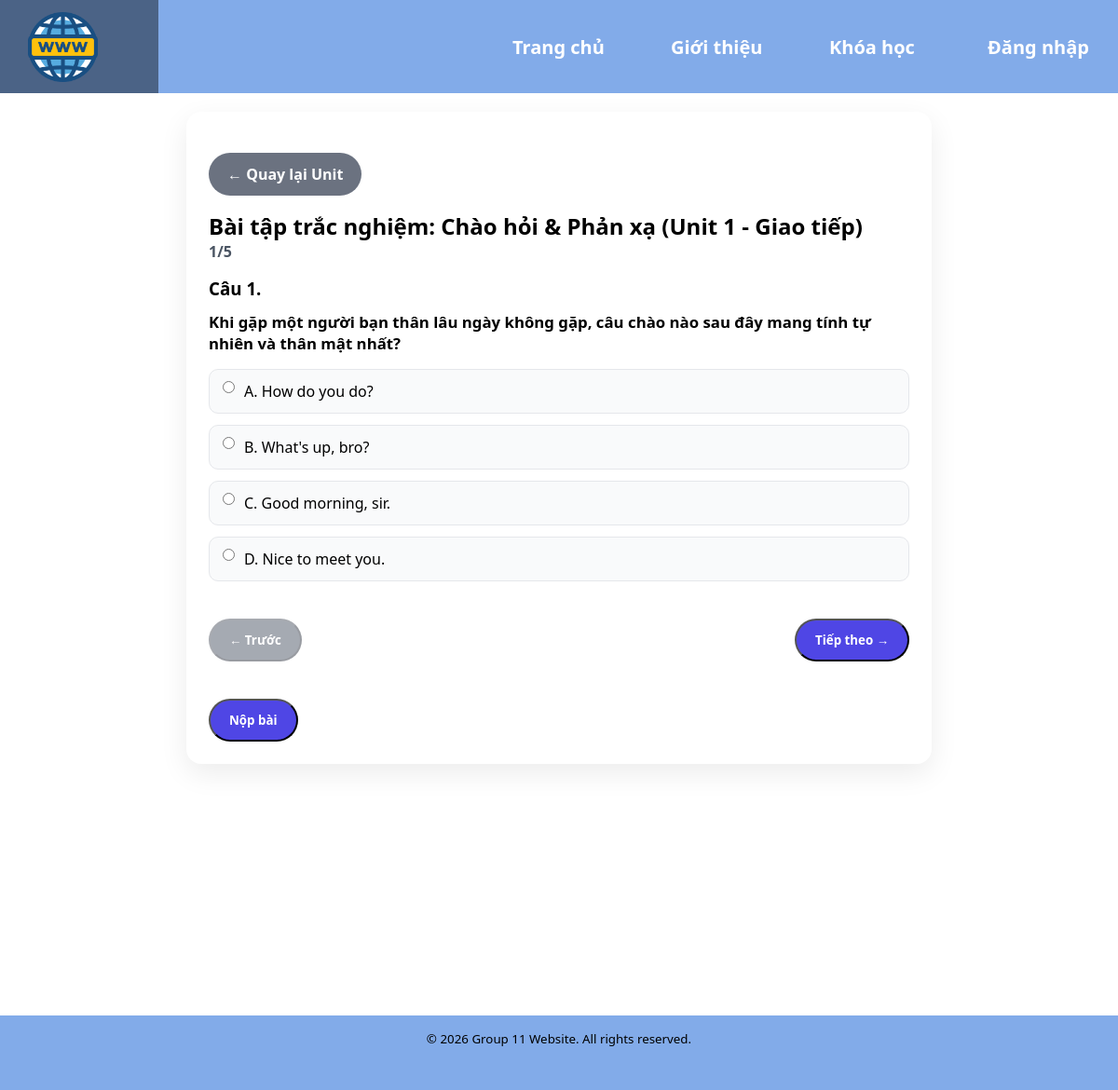
/ui/quiz.php?unit_id=101, run on the app's committed database.
### tables this page shows
CREATE TABLE `quizzes` (
  `id` int(11) NOT NULL,
  `unit_id` int(11) NOT NULL,
  `title` varchar(255) NOT NULL
);

CREATE TABLE `questions` (
  `id` int(11) NOT NULL,
  `quiz_id` int(11) NOT NULL,
  `question_text` text NOT NULL
);

CREATE TABLE `answers` (
  `id` int(11) NOT NULL,
  `question_id` int(11) NOT NULL,
  `answer_text` text NOT NULL,
  `is_correct` tinyint(1) NOT NULL DEFAULT 0 COMMENT '1 nếu là đáp án đúng, 0 nếu là đáp án sai'
);

### ui/quiz.php (the view, shortened to what this page needs)
<?php
require __DIR__.'/includes/header.php';
require_once __DIR__.'/../backend/quizzes/submit_quiz.php';
$quizId = isset($_GET['quiz_id']) ? (int)$_GET['quiz_id'] : 0;
$unitId = isset($_GET['unit_id']) ? (int)$_GET['unit_id'] : 0;
$submissionMessage = '';
$submissionResult = null;
if ($quizId <= 0 && $unitId > 0) {
    $quizLookupStmt = $pdo->prepare("SELECT id FROM quizzes WHERE unit_id = ? LIMIT 1");
    $quizLookupStmt->execute([$unitId]);
    $quizLookup = $quizLookupStmt->fetch(PDO::FETCH_ASSOC);
    $quizId = (int)($quizLookup['id'] ?? 0);
}
$quizStmt = $pdo->prepare("SELECT id, title, unit_id FROM quizzes WHERE id = ? LIMIT 1");
$quizStmt->execute([$quizId]);
$quiz = $quizStmt->fetch(PDO::FETCH_ASSOC);
$questions = [];
if ($quiz) {
    $questionStmt = $pdo->prepare("SELECT id, question_text FROM questions WHERE quiz_id = ? ORDER BY id ASC");
    $questionStmt->execute([$quizId]);
    $questions = $questionStmt->fetchAll(PDO::FETCH_ASSOC);
    foreach ($questions as &$question) {
        $answerStmt = $pdo->prepare("SELECT id, answer_text FROM answers WHERE question_id = ? ORDER BY id ASC");
        $answerStmt->execute([$question['id']]);
        $question['answers'] = $answerStmt->fetchAll(PDO::FETCH_ASSOC);
    }
}
$totalQuestions = count($questions);
$quizTitle = $quiz['title'] ?? 'Bài tập';
?>
<!DOCTYPE html>
<html lang="en">
<head>
    <link rel="stylesheet" href="../frontend/assets/css/style.css">
</head>
<body>
<section class="oe-container">
    <div class="quiz-shell">
        <?php if ($unitId > 0): ?>
            <div style="margin-bottom: 16px;">
                <a href="unit.php?unit_id=<?php echo (int)$unitId; ?>" class="oe-btn oe-btn-secondary">← Quay lại Unit</a>
            </div>
        <?php endif; ?>
        <h1><?php echo htmlspecialchars($quizTitle, ENT_QUOTES, 'UTF-8'); ?></h1>
        <p class="quiz-progress" id="quiz-progress">0/<?php echo $totalQuestions; ?></p>
        <?php if ($totalQuestions > 0 && empty($submissionResult) && empty($submissionMessage)): ?>
            <form method="post" action="">
                <?php foreach ($questions as $index => $question): ?>
                    <div class="quiz-question-card<?php echo $index === 0 ? ' is-active' : ''; ?>" data-index="<?php echo $index + 1; ?>">
                        <h3>Câu <?php echo $index + 1; ?>.</h3>
                        <p class="quiz-question-text"><?php echo htmlspecialchars($question['question_text'], ENT_QUOTES, 'UTF-8'); ?></p>
                        <div class="quiz-options">
                            <?php foreach ($question['answers'] as $answer): ?>
                                <label class="quiz-option">
                                    <input type="radio" name="question[<?php echo $question['id']; ?>]" value="<?php echo (int)$answer['id']; ?>">
                                    <span><?php echo htmlspecialchars($answer['answer_text'], ENT_QUOTES, 'UTF-8'); ?></span>
                                </label>
                            <?php endforeach; ?>
                        </div>
                    </div>
                <?php endforeach; ?>
                <div class="quiz-nav">
                    <button type="button" class="oe-btn oe-btn-secondary" id="prev-btn">← Trước</button>
                    <button type="button" class="oe-btn" id="next-btn">Tiếp theo →</button>
                </div>
                <div class="quiz-submit">
                    <button type="submit" class="oe-btn">Nộp bài</button>
                </div>
            </form>
        <?php else: ?>
            <div></div>
        <?php endif; ?>
    </div>
</section>
<?php require __DIR__.'/includes/footer.php'; ?>
</body>
</html>

### frontend/assets/css/style.css (style rules this page uses)
* { margin:0; padding: 0; box-sizing: border-box; font-family: 'Montserrat','Segoe UI', Tahoma, Geneva, Verdana, sans-serif; }
html, body { min-height: 100%; }
body { position: relative; padding-bottom: 300px; }
section { text-align: center; margin-bottom: 30px; }
.oe-container { width: min(800px, 90%); margin: 0 auto; margin-bottom: 50px; }
.oe-btn { display: inline-block; padding: 12px 20px; background-color: #4f46e5; color: #ffffff; border-radius: 999px; text-decoration: none; font-weight: 600; transition: background-color 0.2s ease; margin-top: 20px; }
.oe-btn-secondary { background-color: #6b7280; }
.quiz-shell { background: #ffffff; border-radius: 16px; box-shadow: 0 10px 30px rgba(0, 0, 0, 0.08); padding: 24px; text-align: left; }
.quiz-progress { color: #4b5563; font-weight: 600; margin-bottom: 16px; }
.quiz-question-card { display: none; margin-bottom: 20px; }
.quiz-question-card.is-active { display: block; }
.quiz-question-text { margin: 12px 0 16px; font-size: 1.05rem; font-weight: 600; }
.quiz-options { display: grid; gap: 12px; }
.quiz-option { display: flex; align-items: flex-start; gap: 10px; padding: 12px 14px; border: 1px solid #e5e7eb; border-radius: 10px; background: #f9fafb; cursor: pointer; }
.quiz-nav, .quiz-submit { display: flex; justify-content: space-between; gap: 12px; margin-top: 20px; }
#prev-btn:disabled, #next-btn:disabled { opacity: 0.6; cursor: not-allowed; }

### data on the page
quizzes: title "Bài tập trắc nghiệm: Chào hỏi & Phản xạ (Unit 1 - Giao tiếp)"
questions: question_text "Khi gặp một người bạn thân lâu ngày không gặp, câu chào nào sau đây mang tính tự nhiên và thân mật nhất?"
answers: answer_text "A. How do you do?"
answers: answer_text "B. What's up, bro?"
answers: answer_text "C. Good morning, sir."
answers: answer_text "D. Nice to meet you."
